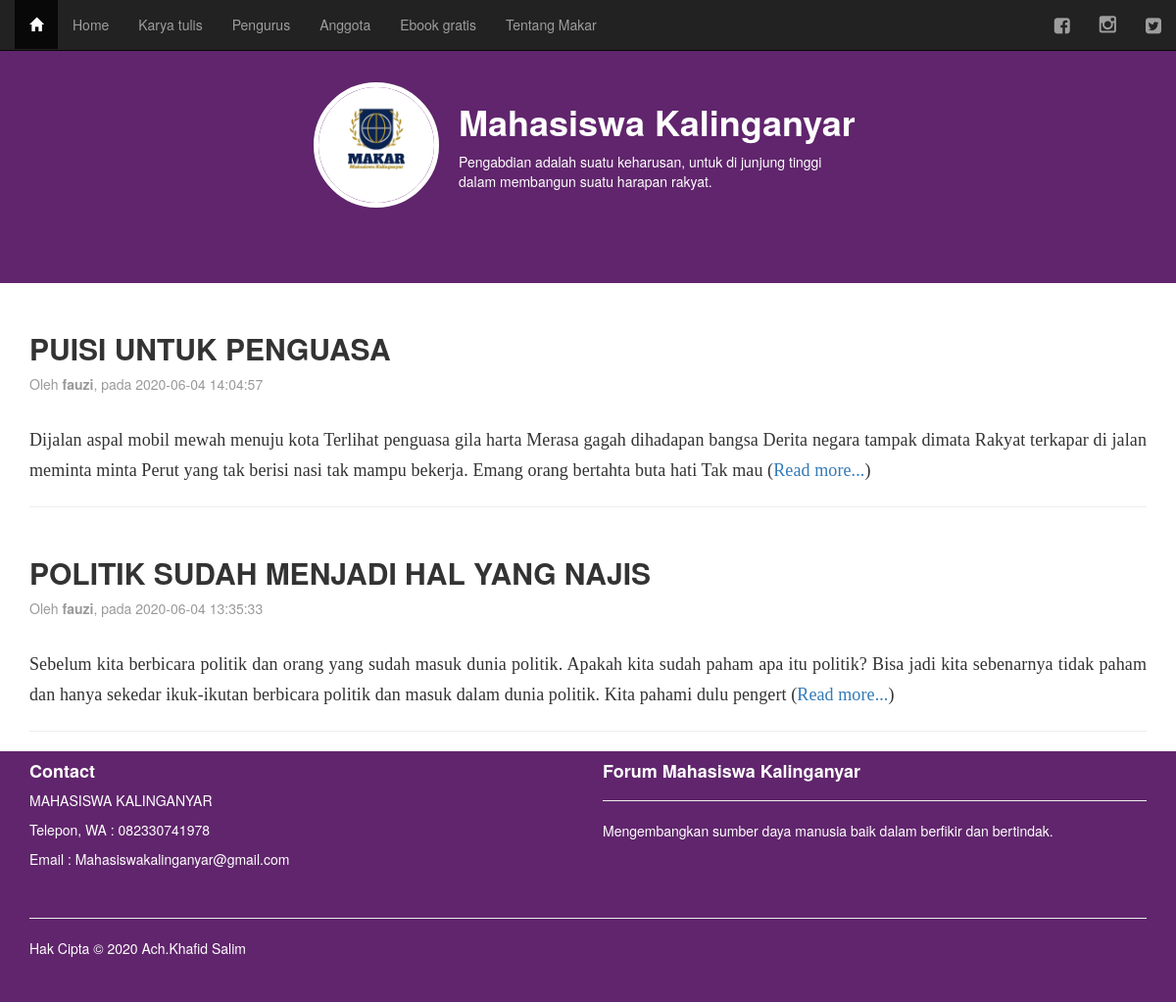
The page / on the database its author committed.
### tables this page shows
CREATE TABLE `artikel` (
  `id` int(11) NOT NULL,
  `judul` varchar(255) NOT NULL,
  `isi` text NOT NULL,
  `tanggal` timestamp NOT NULL DEFAULT CURRENT_TIMESTAMP,
  `penulis` varchar(128) NOT NULL
);

### index.php (the view, shortened to what this page needs)
<?php include("konektor.php"); ?>
<!DOCTYPE html>
<html>
    <head>
        <link rel="stylesheet" href="bootstrap/css/bootstrap.css" />
        <link rel="stylesheet" href="bootstrap/css/style.css" />
        <link rel="stylesheet" href="font-awesome/css/font-awesome.css" />
    </head>
    <body>
        <header>
            <?php include("header.php"); ?>
        </header>
        <nav class="navbar navbar-inverse navbar-fixed-top"><?php include("menu.php"); ?></nav>
        <article>
            <div class="container">
                <div class="row">
                    <div class="col-md-12" style="text-align: justify">
                        <?php
                            $query = mysqli_query($koneksi, "SELECT * FROM artikel ORDER BY tanggal DESC");
                            while($artikel = mysqli_fetch_array($query)){
                                echo "<div class='artikel-kop'>";
                                echo "<h2><b>".$artikel['judul']."</b></h2>";
                                echo "<p class='artikel-tanggal'>Oleh <b>".$artikel['penulis']."</b>, pada ".$artikel['tanggal']."</p>";
                                echo "</div>";
                                echo "<div class='artikel-isi'>";
                                echo substr($artikel['isi'], 0, 255);
                                echo "&nbsp;(<a href='artikel.php?id=".$artikel['id']."' />Read more...</a>)";
                                echo "</div><hr/>";
                            }
                        ?>
                    </div>
                </div>
            </div>
        </article>
        <footer>
            <?php include("footer.php"); ?>
        </footer>
    </body>
</html>

### header.php
<div class="container wrap">
    <div class="row">
        <div class="col-md-12">
            <div class="profil">
                <img src="img/logo.jpeg" />
                <div class="deskripsi">
                    <h1><b>Mahasiswa Kalinganyar</b></h1>
                    <p>Pengabdian adalah suatu keharusan, untuk di junjung tinggi dalam membangun suatu harapan rakyat.</p>
                </div>
            </div>
        </div>
    </div>
</div>

### menu.php
<div class="container">
    <div class="row">
            <ol class="nav navbar-nav">
                <li class="active"><a href="index.php"><i class="glyphicon glyphicon-home"></i> </a></li>
                <li><a href="index.php">Home</a></li>
                <li><a href="daftar_isi.php">Karya tulis</a></li>
                <li><a href="pengurus.php">Pengurus</a></li>
                <li><a href="daftar_isi.php">Anggota</a></li>
                <li><a href="https://drive.google.com/drive/folders/1-jHUG8TsNgvRhXh115vw2OF6t3urIvcN?usp=sharing">Ebook gratis</a></li>
                <li><a href="about.php">Tentang Makar</a></li>
            </ol>
            <ol class="nav navbar-nav navbar-right">
                <li><a href="facebook.com/mahasiswa_kalinganyar" target="blank"><i class="fa fa-lg fa-facebook-square"></i></a></li>
                <li><a href="https://www.instagram.com/mahasiswa_kalinganyar/" target="blank"><i class="fa fa-instagram" style="font-size:20px"></i></a></li>
                <li><a href="#" target="blank"><i class="fa fa-lg fa-twitter-square"></i></a></li>
            </ol>
        </div>
</div>

### footer.php
<div class="container">
    <div class="row">
        <div class="col-md-6">
            <h4><b>Contact </b></h4>
            <p>MAHASISWA KALINGANYAR</p>
            <p>Telepon, WA : <tel>082330741978</tel></p>
            <p>Email : Mahasiswakalinganyar@gmail.com</p>
            <br>
        </div>
        <div class="col-md-6">
            <h4><b>Forum Mahasiswa Kalinganyar</b><hr></h4>
            <div style="text-align: justify;">
                <p>Mengembangkan sumber daya manusia baik dalam berfikir dan bertindak.</p>
            </div>
        </div>
    </div>
    <div class="row">
        <div class="col-md-12">
            <hr>
            <p>Hak Cipta &copy; <?php  echo Date("Y"); ?> <a style="color:white;" href="Kangean.kuy.web.id/khafid">Ach.Khafid Salim</a></p>
        </div>
    </div>
</div>

### rows shown on the page
artikel: judul "PUISI UNTUK PENGUASA", penulis "fauzi", tanggal "2020-06-04 14:04:57", isi "Dijalan aspal mobil mewah menuju kota Terlihat penguasa gila harta Merasa gagah dihadapan bangsa Derita negara tampak dimata Rakyat terkapar di jalan meminta minta Perut yang tak berisi nasi tak mampu bekerja. Emang orang bertahta buta hati Tak mau"
artikel: judul "POLITIK SUDAH MENJADI HAL YANG NAJIS", penulis "fauzi", tanggal "2020-06-04 13:35:33", isi "Sebelum kita berbicara politik dan orang yang sudah masuk dunia politik. Apakah kita sudah paham apa itu politik? Bisa jadi kita sebenarnya tidak paham dan hanya sekedar ikuk-ikutan berbicara politik dan masuk dalam dunia politik. Kita pahami dulu pengert"

### other values the page prints
Date("Y") "2020"
